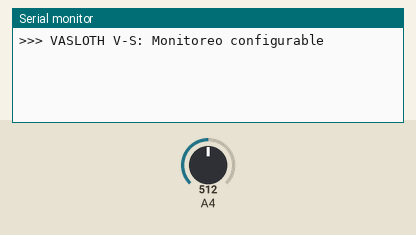
Bench run of a program on a simulated Arduino Uno, built with avr-gcc and run on an emulated ATmega328P. On the bench: the last lines printed to the serial monitor. The inputs (shaded band) are chosen by the test bench; at power-on: A4 = 512.

Above: at 1.4 s.
1.5 s: A4 set to 79
At 2.94 s:
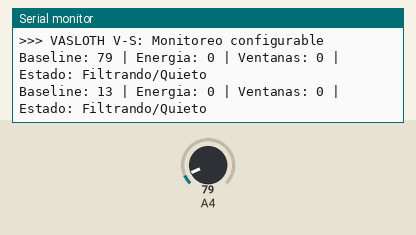
4.4 s: A4 set to 71
At 4.41 s:
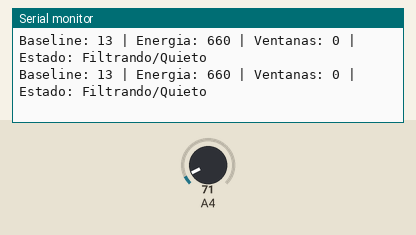
13.4 s: A4 set to 36
At 13.47 s:
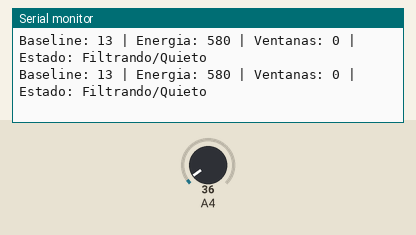
14.9 s: A4 set to 44
At 14.94 s:
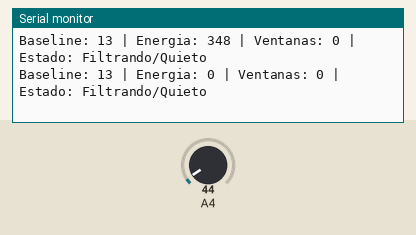
Timing chart, 0 to 17.9 s (numbered marks = the images above; inputs shaded):
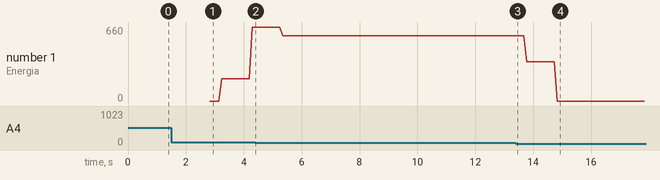

The program:

main.cpp
```cpp
#include <Arduino.h>
#include <Vasloth_VibrationSensor.h>

Vasloth_VibrationSensor sensor(4);

void setup() {
  Serial.begin(9600);
  sensor.begin();

  // --- Configuración recomendada (perfil normal) ---
  sensor.setWarmupMs(2000);
  sensor.setSampleMs(5);      // 200 Hz
  sensor.setWindowMs(1000);   // 1s

  // deltaMin, energiaUmbral, persistenciaReq
  sensor.setThresholds(40, 6000, 3);

  Serial.println(">>> VASLOTH V-S: Monitoreo configurable");
}

void loop() {
  sensor.update();

  if (sensor.isWarmingUp()) return;

  if (!sensor.isBaselineReady()) {
    Serial.println("Calibrando baseline...");
    delay(250);
    return;
  }

  Serial.print("Baseline: ");
  Serial.print(sensor.getBaseline());

  Serial.print(" | Energia: ");
  Serial.print(sensor.getEnergyLastWindow());

  Serial.print(" | Ventanas: ");
  Serial.print(sensor.getPersistenceWindows());

  if (sensor.vibrationDetected()) {
    Serial.println(" | >>> VIBRACION REAL DETECTADA");
  } else {
    Serial.println(" | Estado: Filtrando/Quieto");
  }

  delay(100);
}
```

Measured:
- after the input at 1.5 s, the serial monitor: prints a new line after 1.3 s (image 1)
- plotted number 1: 660 → 580 after the input at 4.4 s
